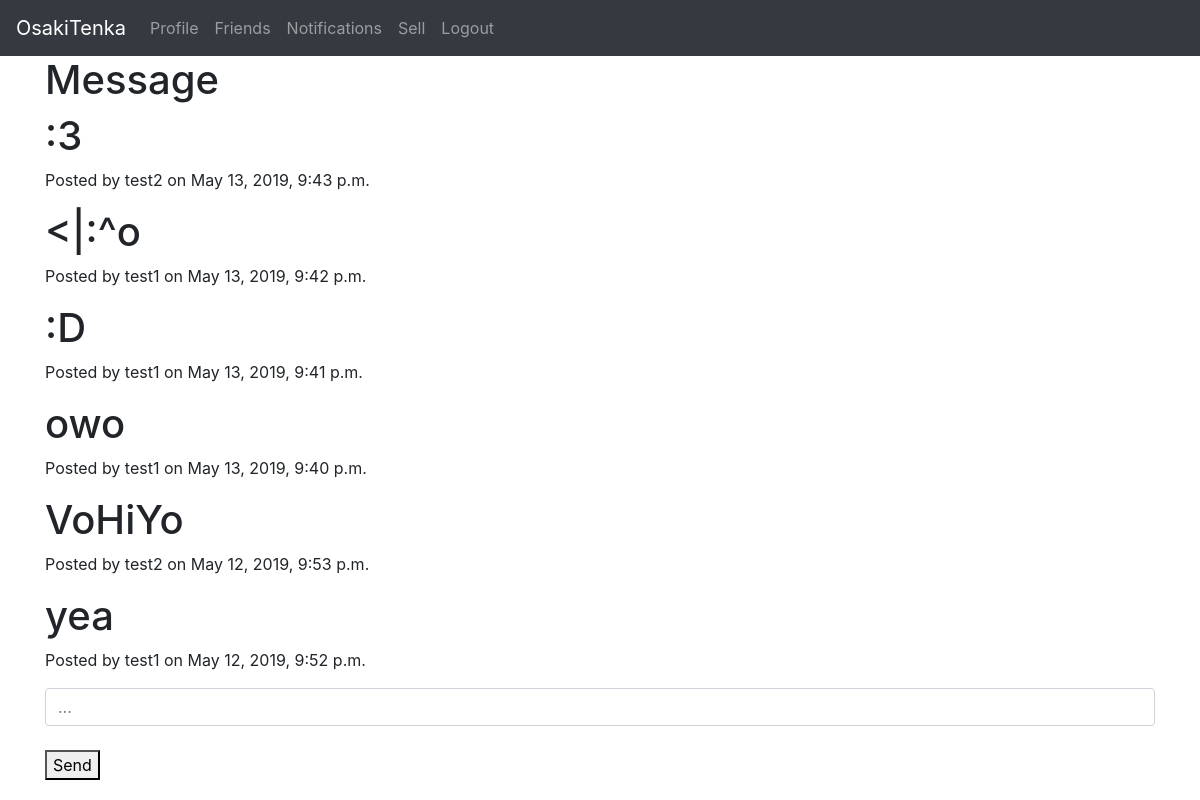
The app's page /account/message/31/ (signed in) with its own data.
### accounts/models.py (models this page shows)
class Messages(models.Model):
	current_user = models.ForeignKey(User, related_name='send_mes', null=True, on_delete=models.SET_NULL)
	friend_user = models.ForeignKey(User, related_name='receive_mes', null=True, on_delete=models.SET_NULL)
	message = models.CharField(max_length=500, blank=True)
	created_date = models.DateTimeField(auto_now_add=True)
	updated_date = models.DateTimeField(auto_now=True)

### accounts/views.py (the view, shortened to what this page needs)
# urls.py: url(r'^message/(?P<pk>\d+)/$', friend_message.as_view(), name='friend_message'),
class friend_message(TemplateView):
	template_name = 'accounts/message.html'
	def get(self, request, pk=None):
		form = SendMessage()
		mes = Messages.objects.all()
		if pk:
			friend_user = User.objects.get(pk=pk)
			mes0 = mes.filter(current_user=request.user, friend_user=friend_user)
			mes1 = mes.filter(current_user=friend_user, friend_user=request.user)
			mes2 = mes0 | mes1
			mes = mes2.all().order_by('-created_date', '-updated_date')
		else:
			return redirect('home')
		args = {
		'form': form,
		'mes': mes,
		}
		return render(request, self.template_name, args)

### accounts/forms.py
class SendMessage(forms.ModelForm):
	post = forms.CharField(widget=forms.TextInput(
			attrs={
				'class': 'form-control',
				'placeholder': '...',
			}
		))
	class Meta:
		model = Messages
		fields = (
			'message',
		)

### accounts/templates/accounts/message.html (shortened to what this page needs)
{% extends 'base.html' %}
{% block body %}
<div class="container">
	<h1>Message</h1>
	{% if user.is_authenticated %}
		{% for mess in mes %}
			<h1>{{ mess.message }}</h1>
			<p>Posted by {{ mess.current_user.username }} on {{ mess.created_date }}</p>
		{% endfor %}
		<form method="post">
		{{ form.post }}
		<br>
		<button type="submit">Send</button>
		</form>
	{% endif %}
</div>
{% endblock %}

### records on screen
Messages: message ":3", current_user.username "test2", created_date "May 13, 2019, 9:43 p.m."
Messages: message "<|:^o", current_user.username "test1", created_date "May 13, 2019, 9:42 p.m."
Messages: message ":D", current_user.username "test1", created_date "May 13, 2019, 9:41 p.m."
Messages: message "owo", current_user.username "test1", created_date "May 13, 2019, 9:40 p.m."
Messages: message "VoHiYo", current_user.username "test2", created_date "May 12, 2019, 9:53 p.m."
Messages: message "yea", current_user.username "test1", created_date "May 12, 2019, 9:52 p.m."
